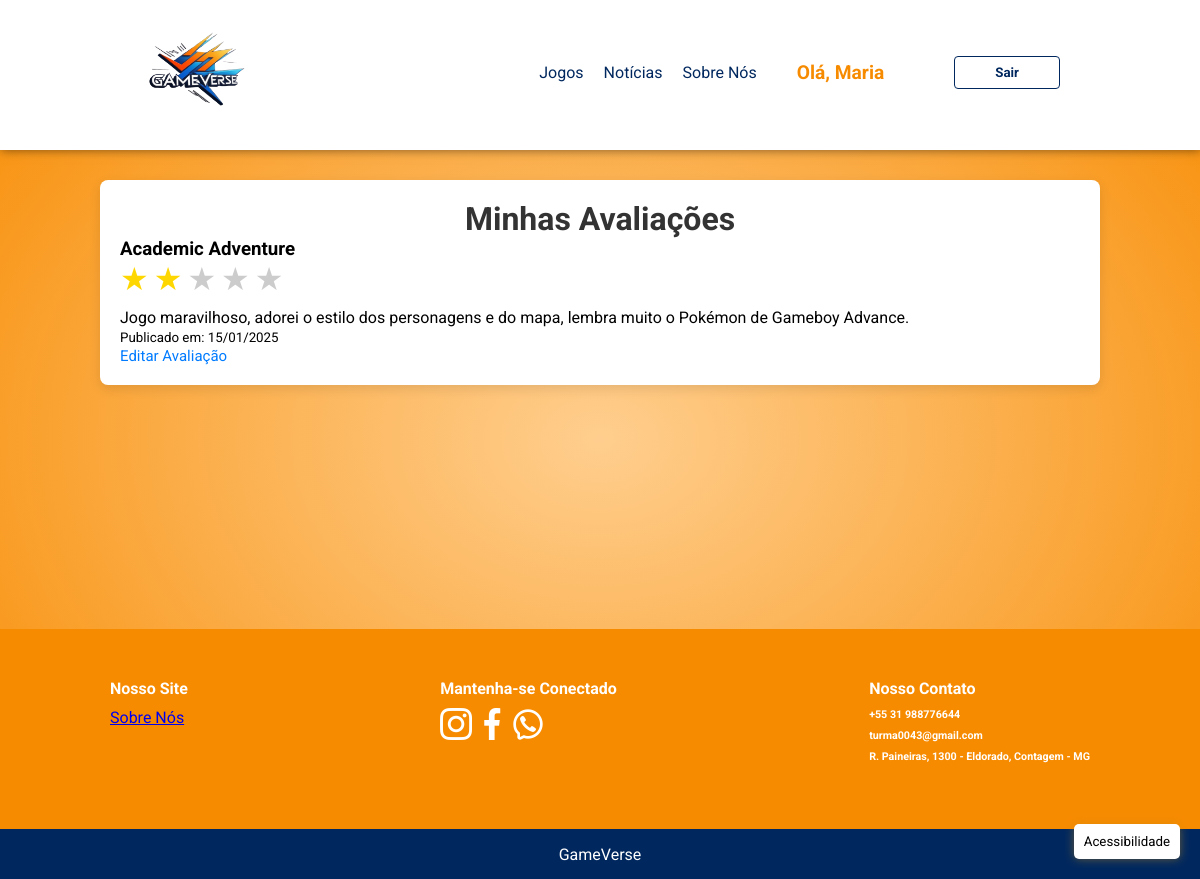
Screenshot of /reviews.php (signed in) with the database file from the repository.
### tables this page shows
CREATE TABLE IF NOT EXISTS `avaliacoes` (
  `id` int NOT NULL AUTO_INCREMENT,
  `id_user` int NOT NULL,
  `id_jogo` int NOT NULL,
  `nota` int NOT NULL,
  `comentario` text,
  `data_avaliacao` datetime DEFAULT CURRENT_TIMESTAMP,
  PRIMARY KEY (`id`),
  KEY `id_user` (`id_user`),
  KEY `id_jogo` (`id_jogo`)
);

CREATE TABLE IF NOT EXISTS `jogos` (
  `id` int NOT NULL AUTO_INCREMENT,
  `nome` varchar(255) NOT NULL,
  `descricao` text,
  `imagem` varchar(255) DEFAULT NULL,
  PRIMARY KEY (`id`)
);

### reviews.php (the view, shortened to what this page needs)
<?php
include('conexao.php');
$user_id = $_SESSION['user_id'];
$query_reviews = "SELECT a.id, a.nota, a.comentario, a.data_avaliacao, j.nome as jogo_nome, j.imagem as jogo_imagem
                  FROM avaliacoes a
                  JOIN jogos j ON a.id_jogo = j.id
                  WHERE a.id_user = :id_user";
$stmt_reviews = $conn->prepare($query_reviews);
$stmt_reviews->bindParam(':id_user', $user_id, PDO::PARAM_INT);
$stmt_reviews->execute();
$reviews = $stmt_reviews->fetchAll(PDO::FETCH_ASSOC);
?>
<!DOCTYPE html>
<html lang="pt-br">
<head>
  <link rel="stylesheet" href="/HTML_PROJECT/styles/reviews.css">
</head>
<body>
  <button id="open-accessibility" aria-label="Abrir painel de acessibilidade">Acessibilidade</button>
  <header>
    <div class="content">
      <nav>
        <p class="brand">
          <a href="index.php">
            <img src="/HTML_PROJECT/assets/Logo2.png" alt="Logo GameVerse" class="logo">
          </a>
        </p>
        <ul>
          <li><a href="index.php#games">Jogos</a></li>
          <li><a href="index.php#galery">Notícias</a></li>
          <li><a href="about.php">Sobre Nós</a></li>
          <?php if (isset($_SESSION['usuario'])): ?>
            <li class="dropdown">
              <div class="user-container" onclick="toggleDropdown()">
                <span>Olá, <?php echo $_SESSION['usuario']; ?></span>
              </div>
            </li>
            <li><button onclick="window.location.href='logout.php'">Sair</button></li>
          <?php else: ?>
            <li><button onclick="window.location.href='login.php'">Login</button></li>
          <?php endif; ?>
        </ul>
      </nav>
    </div>
  </header>
  <main>
    <h1>Minhas Avaliações</h1>
    <?php if (empty($reviews)): ?>
      <p>Você ainda não fez nenhuma avaliação. Avalie seus jogos!</p>
    <?php else: ?>
      <div class="reviews-list">
        <?php foreach ($reviews as $review): ?>
          <div class="review-item">
            <div class="review-content">
              <h3><?php echo htmlspecialchars($review['jogo_nome']); ?></h3>
              <div class="stars">
                <?php for ($i = 1; $i <= 5; $i++): ?>
                  <span class="star <?php echo ($review['nota'] >= $i) ? 'filled' : ''; ?>">&#9733;</span>
                <?php endfor; ?>
              </div>
              <p><?php echo htmlspecialchars($review['comentario']); ?></p>
              <p><small>Publicado em: <?php echo date("d/m/Y", strtotime($review['data_avaliacao'])); ?></small></p>
              <a href="edit_review.php?id=<?php echo $review['id']; ?>">Editar Avaliação</a>
            </div>
          </div>
        <?php endforeach; ?>
      </div>
    <?php endif; ?>
  </main>
  <footer>
    <div class="main">
      <div class="content footer-links">
        <div class="footer-company">
          <h4>Nosso Site</h4>
          <a href="/HTML_PROJECT/about.php">Sobre Nós</a>
        </div>
        <div class="footer-social">
          <h4>Mantenha-se Conectado</h4>
          <div class="social-icons">
            <img src="/HTML_PROJECT/assets/instagram.png" alt="Instagram">
            <img src="/HTML_PROJECT/assets/facebook.png" alt="Facebook">
            <img src="/HTML_PROJECT/assets/whatsapp-svgrepo-com.png" alt="Whatsapp">
          </div>
        </div>
        <div class="footer-contact">
          <h4>Nosso Contato</h4>
          <h6>+55 31 988776644</h6>
          <h6>turma0043@gmail.com</h6>
          <h6>R. Paineiras, 1300 - Eldorado, Contagem - MG</h6>
        </div>
      </div>
    </div>
    <div class="last">
      GameVerse
    </div>
  </footer>
</body>
</html>

### styles/reviews.css (style rules this page uses)
* { margin: 0px; padding: 0px; box-sizing: border-box; outline: none; font-family: 'Roboto', sans-serif; }
:root { --orange: #f78b00; --blue: #00285f; --gray: #ededed; }
html, body { width: 100%; overflow-x: hidden; background: radial-gradient(#ffce8e, #f78b00); scroll-behavior: smooth; transition: background-color 0.3s; transition: font-size 0.3s ease; }
main { flex: 1; }
body:not(.high-contrast) #open-accessibility { background-color: #fff; color: black; }
#open-accessibility { position: fixed; bottom: 20px; right: 20px; padding: 10px; background-color: #fff; border: none; border-radius: 5px; box-shadow: 0 0 10px rgba(205, 142, 17, 0.5); cursor: pointer; z-index: 10000; }
header { width: 100%; height: 150px; background: white; box-shadow: 1px 0px 10px 0px rgba(0, 0, 0, 0.5); -webkit-box-shadow: 1px 0px 10px 0px rgba(0, 0, 0, 0.5); -moz-box-shadow: 1px 0px 10px 0px rgba(0, 0, 0, 0.5); }
.content { max-width: 1000px; min-width: 300px; margin: 0 auto; display: flex; flex-direction: column; padding: 10px; }
nav { width: 100%; height: 125px; display: flex; flex-direction: row; align-items: center; justify-content: space-between; }
.brand { font-size: 24px; color: var(--blue); cursor: pointer; }
.brand a { text-decoration: none; }
nav .brand .logo { width: 130px; height: 130px; margin-left: 20px; }
nav ul { display: flex; flex-direction: row; align-items: center; justify-content: flex-start; margin-right: 20px; }
nav ul li { list-style: none; padding: 10px; cursor: pointer; display: flex; align-items: center; }
nav ul li span { color: var(--orange); font-weight: bold; font-size: 1.2em; padding: 5px 10px; border-radius: 5px; }
nav ul li a { color: var(--blue); text-decoration: none; }
nav ul button { border: 1px solid var(--blue); background: transparent; padding: 8px 40px; cursor: pointer; margin-left: 30px; color: var(--blue); font-weight: bold; border-radius: 4px; }
.dropdown { position: relative; display: inline-block; }
.user-container { display: flex; align-items: center; cursor: pointer; padding: 5px 10px; }
main { padding: 20px; max-width: 1000px; margin: 30px auto; background-color: white; border-radius: 8px; box-shadow: 0px 4px 12px rgba(0, 0, 0, 0.1); }
h1 { text-align: center; color: #333; }
.stars { display: flex; font-size: 1.5em; color: #ccc; margin-bottom: 10px; }
.star.filled { color: gold; }
.star { margin-right: 5px; cursor: pointer; }
.review-content a { color: #007BFF; text-decoration: none; font-size: 15px; }
.stars { display: flex; cursor: pointer; font-size: 2em; color: #ccc; transition: transform 0.3s ease; }
.star { transition: color 0.3s, transform 0.2s ease; }
footer { width: 100%; height: 250px; }
footer .main { margin-top: 30.5vh; width: 100%; height: 200px; background-color: var(--orange); padding: 20px 0px; }
.footer-links { max-width: 1000px; min-width: 300px; display: flex; flex-direction: row; justify-content: space-between; margin-top: 20px; }
.footer-company, .footer-rental, .footer-contact, .footer-social { color: white; height: 100%; min-height: 100px; }
.footer-links h4 { margin-bottom: 10px; }
.footer-links h6 { margin-bottom: 8px; }
.main .footer-social img { width: 32px; height: 32px; cursor: pointer; }
footer .last { width: 100%; height: 50px; background: var(--blue); color: white; display: flex; align-items: center; justify-content: center; }

### rows the page displays
avaliacoes: id_jogo.nome "Academic Adventure", comentario "Jogo maravilhoso, adorei o estilo dos personagens e do mapa, lembra muito o Pokémon de Gameboy Advance.", data_avaliacao "15/01/2025"

### other values shown
$_SESSION['usuario'] "Maria"
